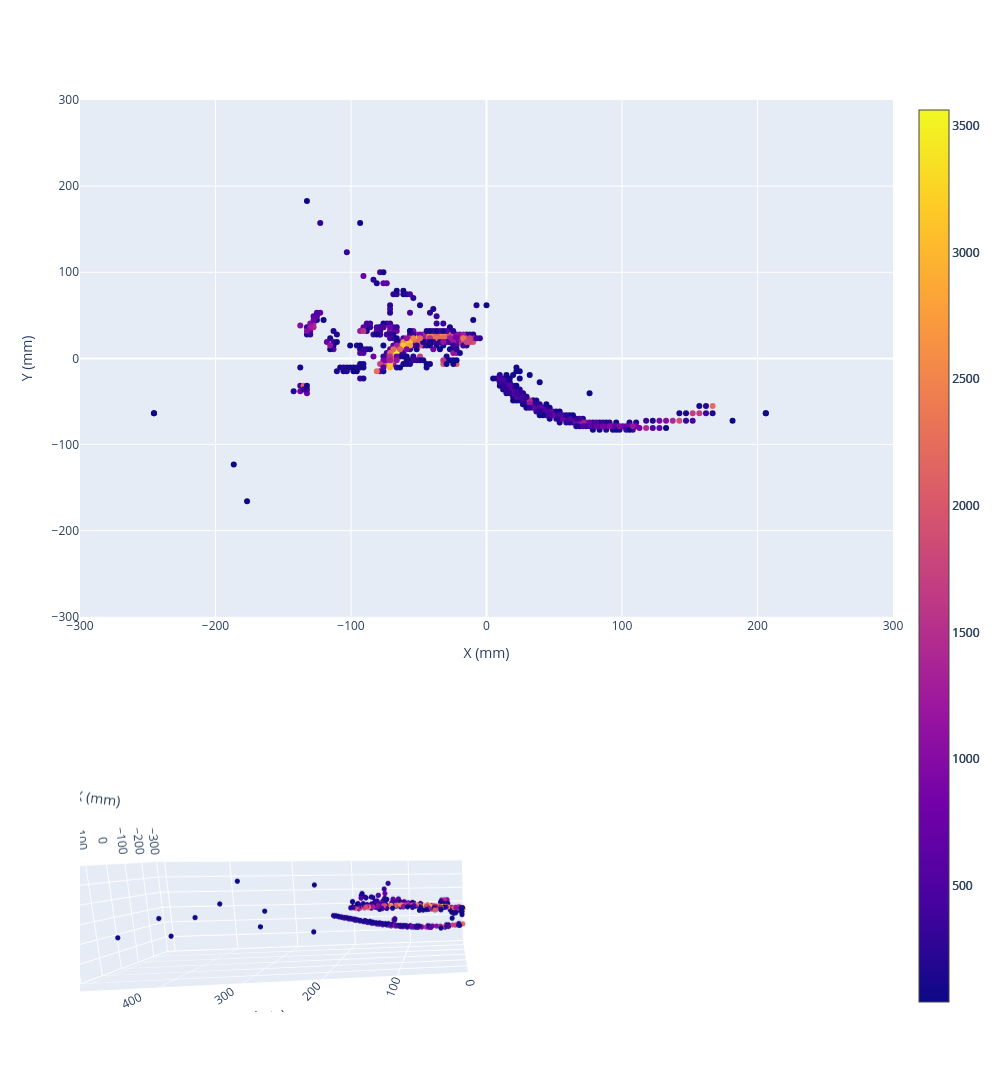

The notebook cell saved with this chart:
### Markdown cell above
Now that peaks have been found, we can form a point cloud! Here we'll also apply the eletric field correction from Garfield. If you haven't run Spyral at all, this cell might take a bit to run, as the electric field correction will need to be generated if it is turned on.

### Code cell
cloud = PointCloud()

# Do the electric field correction if requested
corrector = None
if correction_path.exists():
    corrector = create_electron_corrector(correction_path)

cloud.load_cloud_from_get_event(event, pad_map)
hover_text = [f"Pad ID: {int(point[5])}" for point in cloud.cloud] # We'll use this later

fig = make_subplots(2, 1, row_heights=[0.66, 0.33], specs=[[{"type": "xy"}], [{"type": "scene"}]])
fig.add_trace(
    go.Scatter3d(
        x=cloud.cloud[:, 2], 
        y=cloud.cloud[:, 0], 
        z=cloud.cloud[:, 1], 
        mode="markers",
        text = hover_text,
        hovertemplate="X: %{y:.2f}<br>Y: %{z:.2f}<br>Z: %{x:.2f}<br>%{text}",
        marker= {
            "size": 3, 
            "color": cloud.cloud[:, 3], 
            "showscale": True
            }, 
        name="Point Cloud"
    ),
    row=2,
    col=1
)
fig.add_trace(
    go.Scatter(
        x=cloud.cloud[:, 0], 
        y=cloud.cloud[:, 1], 
        mode="markers",
        text = hover_text,
        hovertemplate="X: %{x:.2f}<br>Y: %{y:.2f}<br>%{text}",
        marker= {
            "color": cloud.cloud[:, 3], 
            "showscale": True
        }, 
        name="XY Projection"),
    row=1,
    col=1
)
fig.update_layout(
    xaxis_title = "X (mm)",
    yaxis_title = "Y (mm)",
    xaxis_range=[-300.0, 300.0],
    yaxis_range=[-300.0, 300.0],
    scene = {
        "xaxis_title": "Z (Time Buckets)",
        "yaxis_title": "X (mm)",
        "zaxis_title": "Y (mm)",
        "aspectratio": {
            "x": 3.3,
            "y": 1.0,
            "z": 1.0
        },
        "xaxis_range": [0.0, 512.0],
        "yaxis_range": [-300.0, 300.0],
        "zaxis_range": [-300.0, 300.0],
    },
    width = 1000,
    height = 1500,
    showlegend=False
)
fig.show()

### Figure 1 — Plotly figure (JSON) as saved in the notebook; plotly's stock layout.template omitted (floating-point values rounded to 4 significant figures; data arrays with more than 128 entries replaced by an {"elided": "..."} marker saying what was removed)
{"data": [{"hovertemplate": "X: %{y:.2f}<br>Y: %{z:.2f}<br>Z: %{x:.2f}<br>%{text}", "marker": {"color": {"elided": "480 int values"}, "showscale": true, "size": 3}, "mode": "markers", "name": "Point Cloud", "scene": "scene", "text": {"elided": "480 str values"}, "type": "scatter3d", "x": {"elided": "480 float values"}, "y": {"elided": "480 float values"}, "z": {"elided": "480 float values"}}, {"hovertemplate": "X: %{x:.2f}<br>Y: %{y:.2f}<br>%{text}", "marker": {"color": {"elided": "480 int values"}, "showscale": true}, "mode": "markers", "name": "XY Projection", "text": {"elided": "480 str values"}, "type": "scatter", "x": {"elided": "480 float values"}, "xaxis": "x", "y": {"elided": "480 float values"}, "yaxis": "y"}], "layout": {"height": 1500, "scene": {"aspectratio": {"x": 3.3, "y": 1, "z": 1}, "camera": {"center": {"x": -1.856, "y": 0.1925, "z": 0.2991}, "eye": {"x": -1.477, "y": 3.276, "z": 0.6656}, "projection": {"type": "perspective"}, "up": {"x": 0, "y": 0, "z": 1}}, "domain": {"x": [0, 1], "y": [0, 0.2833]}, "xaxis": {"range": [0, 512], "title": {"text": "Z (Time Buckets)"}, "type": "linear"}, "yaxis": {"range": [-300, 300], "title": {"text": "X (mm)"}, "type": "linear"}, "zaxis": {"range": [-300, 300], "title": {"text": "Y (mm)"}, "type": "linear"}}, "showlegend": false, "width": 1000, "xaxis": {"anchor": "y", "domain": [0, 1], "range": [-300, 300], "title": {"text": "X (mm)"}, "type": "linear"}, "yaxis": {"anchor": "x", "domain": [0.4333, 1], "range": [-300, 300], "title": {"text": "Y (mm)"}, "type": "linear"}}}
